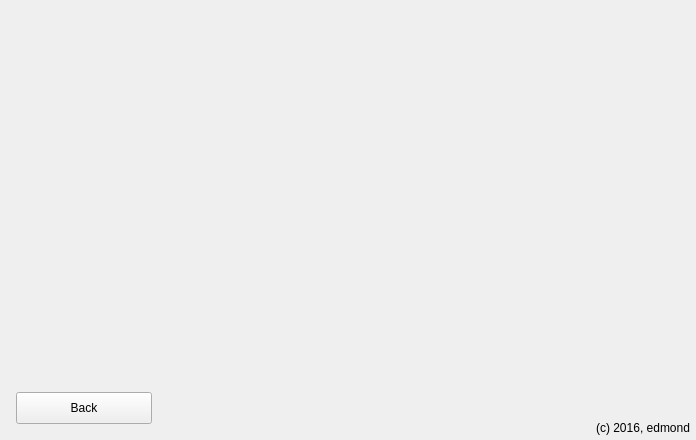
     <widget class="QWidget" name="licensepanel" native="true">
      <property name="geometry">
       <rect>
        <x>697</x>
        <y>1344</y>
        <width>696</width>
        <height>440</height>
       </rect>
      </property>
      <property name="autoFillBackground">
       <bool>true</bool>
      </property>
      <widget class="QTextBrowser" name="license">
       <property name="enabled">
        <bool>false</bool>
       </property>
       <property name="geometry">
        <rect>
         <x>8</x>
         <y>8</y>
         <width>680</width>
         <height>368</height>
        </rect>
       </property>
       <property name="focusPolicy">
        <enum>Qt::NoFocus</enum>
       </property>
       <property name="acceptDrops">
        <bool>false</bool>
       </property>
       <property name="frameShape">
        <enum>QFrame::NoFrame</enum>
       </property>
       <property name="lineWrapMode">
        <enum>QTextEdit::NoWrap</enum>
       </property>
       <property name="textInteractionFlags">
        <set>Qt::NoTextInteraction</set>
       </property>
      </widget>
      <widget class="QLabel" name="label_37">
       <property name="geometry">
        <rect>
         <x>390</x>
         <y>416</y>
         <width>300</width>
         <height>24</height>
        </rect>
       </property>
       <property name="text">
        <string notr="true">(c) 2016, edmond</string>
       </property>
       <property name="alignment">
        <set>Qt::AlignRight|Qt::AlignTrailing|Qt::AlignVCenter</set>
       </property>
      </widget>
      <widget class="QPushButton" name="licenseback">
       <property name="geometry">
        <rect>
         <x>16</x>
         <y>392</y>
         <width>136</width>
         <height>32</height>
        </rect>
       </property>
       <property name="cursor">
        <cursorShape>PointingHandCursor</cursorShape>
       </property>
       <property name="text">
        <string>Back</string>
       </property>
       <property name="icon">
        <iconset resource="pictures.qrc">
         <normaloff>:/pictures/back.png</normaloff>:/pictures/back.png</iconset>
       </property>
       <property name="iconSize">
        <size>
         <width>13</width>
         <height>13</height>
        </size>
       </property>
      </widget>
     </widget>
